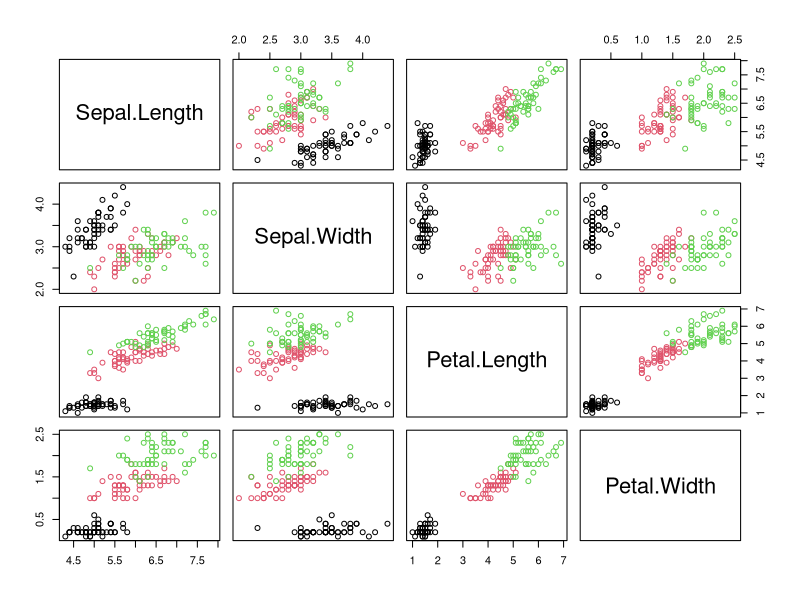
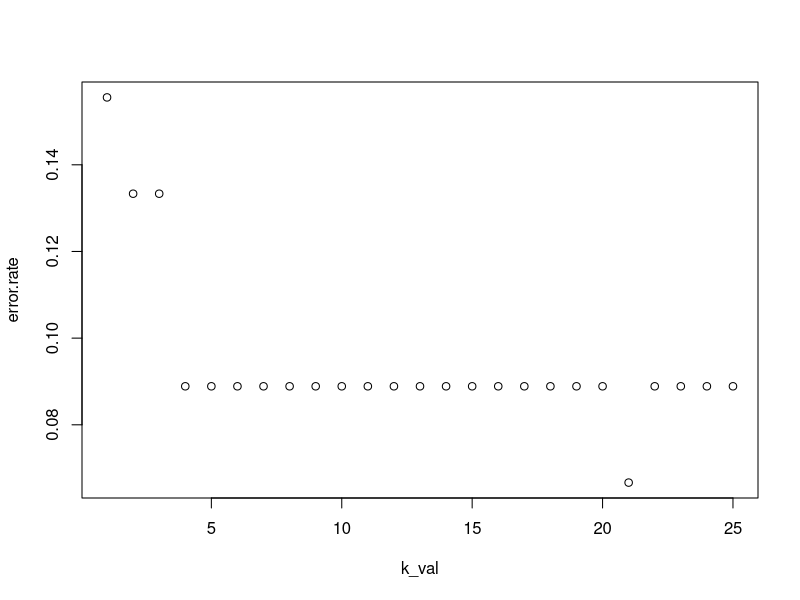
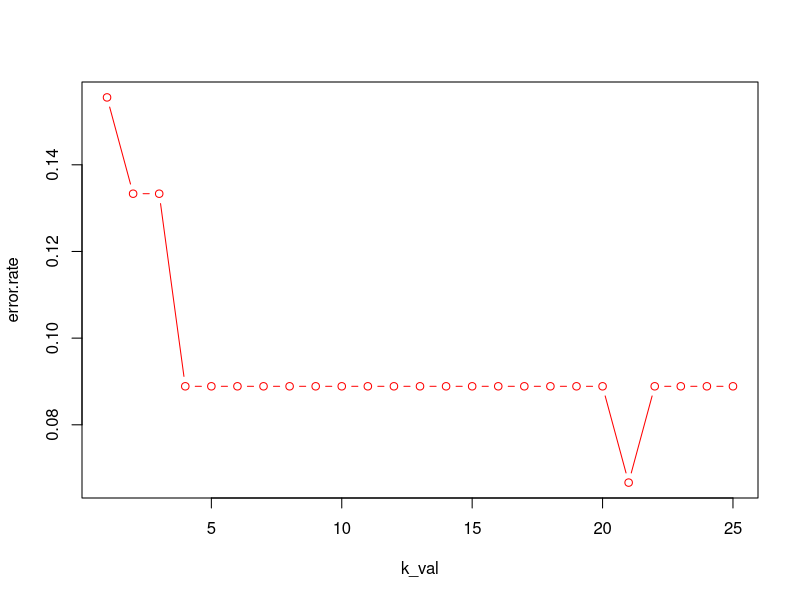

Source code (R) for these figures, in order:
#KNN algorithm
?caret


data(iris)
str(iris)
iris

nrow(iris)
n.point = nrow(iris)
n.point

samplint.rate = 0.7

?sample

training = sample(n.point, samplint.rate*n.point, replace = FALSE)
class(training)
training

set.seed(1234)
training = sample(n.point, samplint.rate*n.point, replace = FALSE)
class(training)
training

?setdiff
summary(training)
str(training)

testing=setdiff(1:nrow(iris),training)
testing

iris_train = subset(iris[training,])
summary(iris_train)

iris_test = subset(iris[testing,])
summary(iris_test)

testing == training #to check if the value is common
any(testing == training) #to check if the value is common

table(iris_train$Species)
table(iris_test$Species)

prop.table(table(iris_train$Species)) #gives the proportion to see the distribution

spc_train = iris_train[,5]
spc_test = iris_test[,5]
#rm(spc_test)
iris_train = iris_train[,-5]
iris_test = iris_test[,-5]

#iris_train = cbind(iris_train,spc_train) # to add species field back

normalize = function(x){
  return((x-min(x))/(max(x)-min(x))) #normalizing data by calculating is min/max function
}

?lapply
#lapply converts to list, sapply converts to dataframe and vapply to vector

iris_train_n=sapply(iris_train,normalize) #normalize function is the same function we created earlier 
summary(iris_train_n)
iris_test_n=sapply(iris_test,normalize)
summary(iris_test_n)

install.packages("class")
library("class")

predict_class = knn(iris_train_n,iris_test_n,spc_train,k=3,prob= TRUE) #predict species of test data set

spc_test != predict_class
misclassification_error = mean(spc_test!=predict_class) #this is called misclassification error
mean(spc_test==predict_class)

class(spc_test)
class(predict_class)

plot(iris[1:4], col=iris$Species)

#looping to determine the best value of K
predict_spc = NULL
error.rate = NULL
k_val = NULL
for (i in 1:25)
{
  set.seed(2017)
  predict_spc = knn(iris_train_n,iris_test_n,spc_train,k=i)
  error.rate[i] = mean(spc_test!=predict_spc)
  k_val[i] = i
}
error.rate
#k = 1:10
error = data.frame(k_val,error.rate)
plot(error)
plot(k_val,error.rate,type = "b", col = "red")

library(gmodels)
CrossTable(x = spc_test, y = predict_class, prop.chisq = FALSE) # to see which species have misclassification
  
